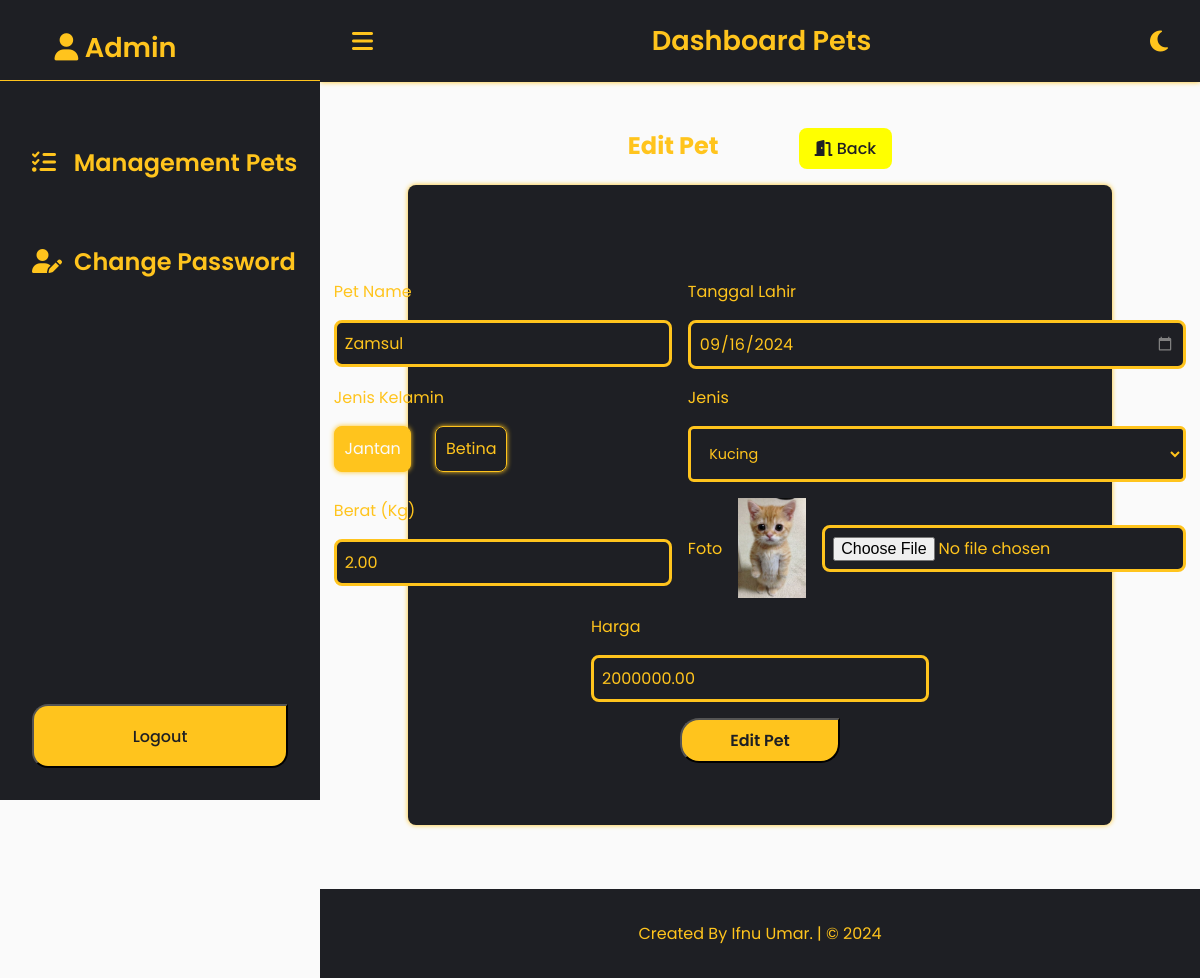
The app's page /edit_pet.php?id_pet=38 (signed in) with its own data.
### tables this page shows
CREATE TABLE `data_pet` (
  `id_pet` int NOT NULL,
  `name_pet` varchar(50) NOT NULL,
  `jenis` enum('Anjing','Kucing','Bebek','Ular','Kura-kura','Unggas','Hamster','Kadal','Kapibara') NOT NULL,
  `jenis_kelamin` enum('Jantan','Betina') NOT NULL,
  `berat` decimal(10,2) NOT NULL,
  `tanggal_lahir` date NOT NULL,
  `path_poto` varchar(255) NOT NULL,
  `harga` decimal(10,2) NOT NULL
);

### config.php (called while the page is built, shortened)
<?php
$servername = "localhost";
$username = "root";
$password = "";
$dbname = "pets_shop";
$conn = mysqli_connect($servername, $username, $password, $dbname);
function getHewanById($id_pet) {
    global $conn;
    $sql = "SELECT * FROM data_pet WHERE id_pet = $id_pet";
    $result = mysqli_query($conn, $sql);
    return mysqli_fetch_assoc($result);
}
?>

### edit_pet.php (the view, shortened to what this page needs)
<?php
require 'config.php';
if (isset($_GET['id_pet'])) {
    $id_pet = $_GET['id_pet'];
    $data_pet = getHewanById($id_pet);
    $current_image = str_replace('C:/laragon/www/posttest7/', '', $data_pet['path_poto']);
    $current_jenis = $data_pet['jenis'];
}
include 'template-admin/header.php';
?>
<div class="container-form ">
    <div class="title">
        <h2>Edit Pet</h2>
        <a href="admin.php"><button class="btn-edit"><i class="fa-solid fa-door-open"></i> Back</button></a>
    </div>
    <form action="edit_pet.php?id_pet=<?php echo $id_pet; ?>" class="form" method="POST" enctype="multipart/form-data">
        <div class="container-input-all">
            <div class="container-input">
                <label for="name">Pet Name</label>
                <input type="text" id="name" name="name" placeholder="Enter Pet Name" value="<?php echo $data_pet['name_pet'] ?>" required>
            </div>
            <div class="container-input">
                <label for="tanggal_lahir">Tanggal Lahir</label>
                <input type="date" id="tanggal_lahir" name="tanggal_lahir" value="<?php echo $data_pet['tanggal_lahir'] ?>" required>
            </div>
            <div class="container-input">
                <label for="jekel">Jenis Kelamin</label>
                <div class="radio-jekel">
                    <label for="jekel-jantan">Jantan</label>
                    <label for="jekel-betina">Betina</label>
                </div>
            </div>
            <div class="container-input">
                <label for="jenis">Jenis</label>
                <select name="jenis" id="jenis" required class="options-jenis">
                    <option value="Kucing" <?php echo ($current_jenis == 'Kucing') ? 'selected' : ''; ?>>Kucing</option>
                </select>
            </div>
            <div class="container-input">
                <label for="berat">Berat (Kg)</label>
                <input type="number" step="0.01" id="berat" value="<?php echo $data_pet['berat'] ?>" name="berat" placeholder="Enter Berat" min="1" required>
            </div>
            <div class="container-input value-image">
                <label for="image">Foto</label>
                <?php if ($current_image): ?>
                    <div class="current-image">
                        <img src="<?php echo $current_image; ?>" alt="Current Image" style="max-width: 100px; max-height: 100px;">
                    </div>
                <?php endif; ?>
                <input type="file" id="image" name="image" accept="image/*" <?php echo $current_image ? '' : 'required'; ?>>
            </div>
            <div class="container-input">
                <label for="harga">Harga</label>
                <input type="number" step="0.01" id="harga" value="<?php echo $data_pet['harga']?>" name="harga" placeholder="Enter Harga" min="1" required>
            </div>
        </div>
        <button class="btn-add" type="submit" name="submit" >Edit Pet</button>
    </form>
</div>
<?php
include 'template-admin/footer.php';
?>

### css/admin.css (style rules this page uses)
:root { --primary-color: #fafafa; --secondary-color: #1E1F24; --tertiary-color: #FFC41D; }
* { margin: 0; padding: 0; box-sizing: border-box; font-family: 'Poppins', sans-serif; text-decoration: none; }
html { scroll-behavior: smooth; }
body { background-color: var(--primary-color); transition: 0.3s; }
.btn-edit { background-color: yellow; color: var(--secondary-color); padding: 0.5em 1em; border: none; border-radius: 0.5em; font-size: 1em; font-weight: 500; cursor: pointer; transition: all 0.3s ease; }
.container-form { position: relative; display: flex; flex-direction: column; justify-content: center; align-items: center; padding-top: 8em; width: calc(100% - 20em); left: 20em; height: 100%; transition: all 0.8s ease; }
.title { display: flex; justify-content: space-evenly; gap: 5em; margin-bottom: 1em;; }
.title h2 { color: var(--tertiary-color); }
.form { display: flex; flex-direction: column; justify-content: center; align-items: center; gap: 1em; background-color: #1E1F24; border-radius: 0.5em; width: 80%; height: 40em; padding: 1em; box-shadow: 0 0 5px var(--tertiary-color); }
.current-image { display: flex; gap:1em; }
.container-input-all { display: grid; grid-template-columns: repeat(2, 1fr); gap: 1em; padding: 2em 2em 0 2em; color: var(--tertiary-color); font-size: 1em; }
.container-input-all > *:nth-child(2n+1):last-child { grid-column: span 2; justify-self: center; }
.container-input { display: flex; flex-direction: column; justify-content: flex-start; gap: 1em; }
.value-image { display: flex; flex-direction: row; gap: 1em; align-items: center; }
.options-jenis { padding: 1em; border-radius: 0.4em; color: var(--tertiary-color); border: 3px solid var(--tertiary-color); background-color: var(--secondary-color); font-size: 0.9em; }
.options-jenis option { font-size: 1.2em; }
.radio-jekel { display: flex; align-items: flex-start; gap: 1em; }
.radio-jekel label { position: relative; color: var(--tertiary-color); border: 0.1em solid var(--tertiary-color); border-radius: 0.5em; padding: 0.6em; margin-right: 0.5em; display: flex; align-items: center; box-shadow: 0 0 5px var(--tertiary-color); cursor: pointer; transition: 0.5s; }
.container-form input[type="radio"]:checked + label { background-color: var(--tertiary-color); color: var(--primary-color); }
.container-form input { padding: 0.5em; border-radius: 0.5em; border: none; border: 3px solid var(--tertiary-color); background-color: var(--secondary-color); color: var(--tertiary-color); font-size: 1em; font-weight: 400; }
.btn-add { padding: 0.5em 3em; cursor: pointer; font-size: 1em; font-weight: 600; color: var(--secondary-color); background-color: var(--tertiary-color); border-radius: 1.2em; border-top-right-radius: 0; transition: all 0.3s ease; }

### records on screen
data_pet: name "Zamsul", tanggal_lahir "09/16/2024", jenis "Kucing", berat "2.00", path_poto (picture), harga "2000000.00"
